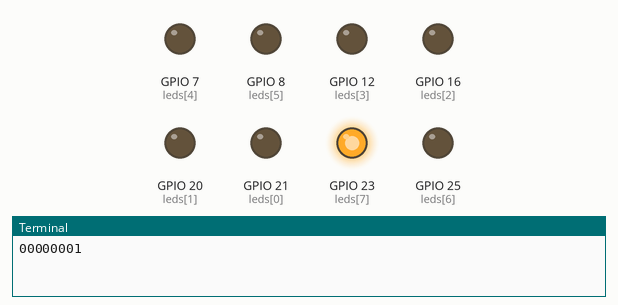
Recording of a program running on a simulated Raspberry Pi (BCM pin numbers). Shown: output pins drawn as LEDs (lit = HIGH), the last lines printed to the terminal.

Above: at 0.05 s.
At 4.95 s:
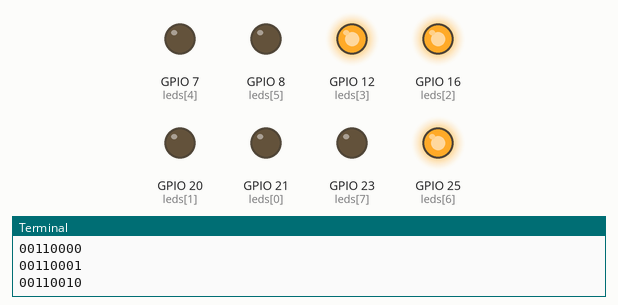
At 9.96 s:
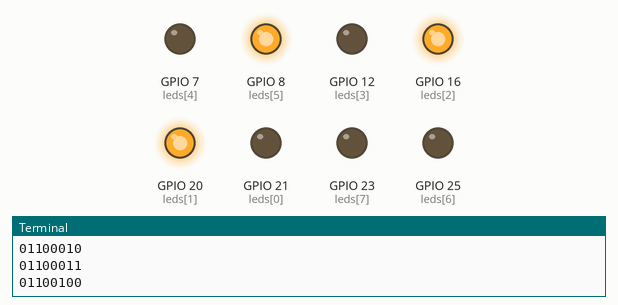
At 19.98 s:
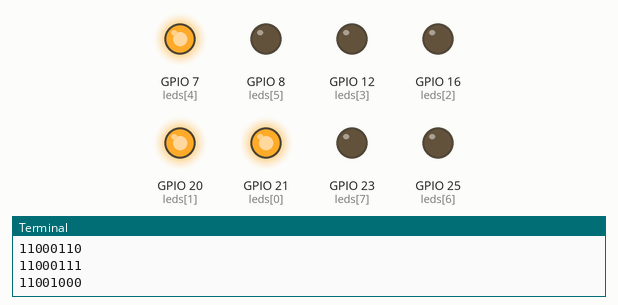
At 29.9 s:
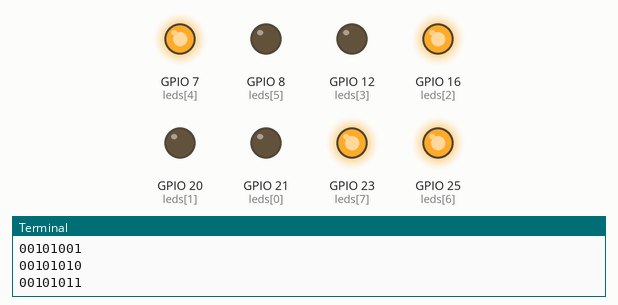
At 39.93 s:
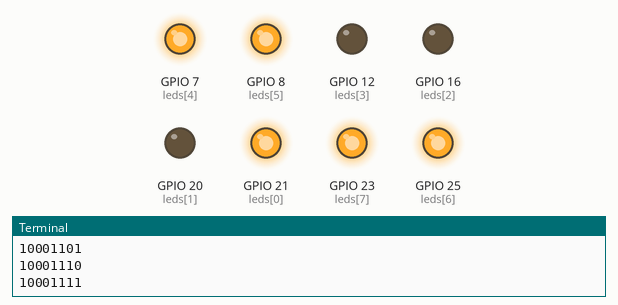
Timing chart, 0 to 40.0 s (numbered marks = the images above):
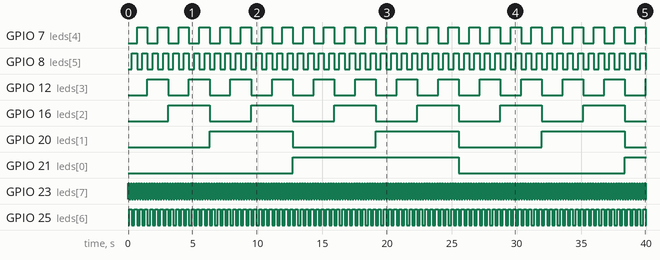

The program:

2-7-binary-blinker.py
```python
import RPi.GPIO as GPIO
from time import sleep

leds = [21, 20, 16, 12, 7, 8, 25, 23]
bits = len(leds)

GPIO.setmode(GPIO.BCM)
GPIO.setup(leds, GPIO.OUT)

def num2led(value):
    mask = bin(value)[2:].zfill(bits)

    for i in range(0, len(mask)):
        GPIO.output(leds[i], GPIO.HIGH if mask[i] == '1' else GPIO.LOW)

    return mask

try:
    value = 0

    while True:
      value = value + 1
      value = value % 256
      mask = num2led(value)
      print(mask)
      sleep(0.1)

except KeyboardInterrupt:
    print('The program was stopped by keyboard')

finally:
    GPIO.cleanup()
    print('GPIO cleanup completed')
```

Measured:
- by itself, GPIO 7 (leds[4]): alternates HIGH for 0.80 s and LOW for 0.80 s
- by itself, GPIO 8 (leds[5]): alternates HIGH for 0.40 s and LOW for 0.40 s
- by itself, GPIO 12 (leds[3]): alternates HIGH for 1.6 s and LOW for 1.6 s
- by itself, GPIO 16 (leds[2]): alternates HIGH for 3.2 s and LOW for 3.2 s
- by itself, GPIO 20 (leds[1]): alternates HIGH for 6.4 s and LOW for 6.4 s
- by itself, GPIO 21 (leds[0]): LOW → HIGH at 12.7 s, → LOW 12.8 s later, → HIGH 12.8 s later
- by itself, GPIO 23 (leds[7]): alternates HIGH for 0.10 s and LOW for 0.10 s
- by itself, GPIO 25 (leds[6]): alternates HIGH for 0.20 s and LOW for 0.20 s
